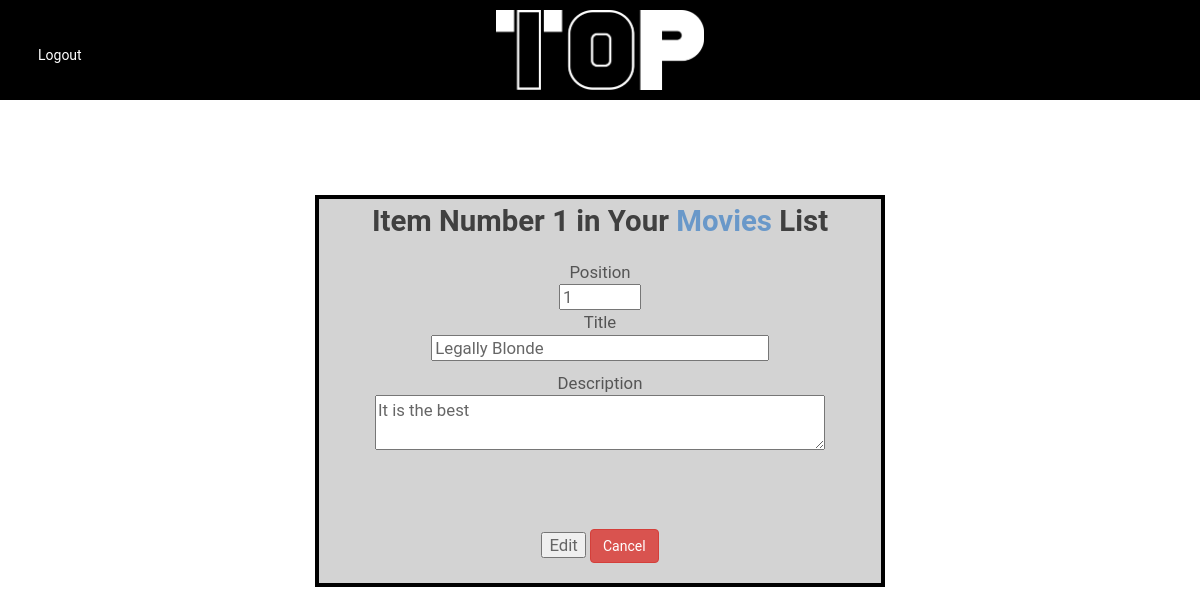
Screenshot of /top10/item/375/edit (signed in) with the database file from the repository.
### database_setup.py (models this page shows, shortened)
class Category(Base):
    __tablename__ = 'category'
    id = Column(Integer, primary_key=True)
    name = Column(String(250), nullable=False)
    url = Column(String(250), nullable=False)
    description = Column(String(500), nullable=True)
    public = Column(Boolean, nullable=False)
    user_account_id = Column(Integer, ForeignKey('user_account.id'), nullable=False)
    user_account = relationship(UserAccount)
    date_created = Column(DateTime, default=datetime.datetime.utcnow)

class ListItem(Base):
    __tablename__ = 'list_item'
    id = Column(Integer, primary_key=True)
    list_id = Column(Integer, ForeignKey('list.id'), nullable=False)
    list = relationship(List)
    position = Column(Integer, nullable=False)
    title = Column(String(250), nullable=False)
    description = Column(String(250), nullable=True)
    img_url = Column(String(250), nullable=True)

### application.py (the view, shortened to what this page needs)
@app.route('/top10/item/<string:listItem_id>/edit', methods=['GET', 'POST'])
def editListItem(listItem_id):
    if not login_session.get('logged_in'):
        return redirect(url_for('home'))
    try:
        editedListItem = session.query(ListItem).filter_by(id=listItem_id).one()
    except NoResultFound:
        abort(404)
    if login_session.get('user_id') != editedListItem.list.user_account_id:
        return redirect(url_for('showCategory',
                                category_url=editedListItem.list.category.url))
    if request.method == 'GET':
        return render_template('listItem_form.html',
                               list=editedListItem.list,
                               id=listItem_id,
                               position=editedListItem.position,
                               editing=True,
                               title=editedListItem.title,
                               description=editedListItem.description,
                               error="",
                               logged_in=login_session.get('logged_in'))

### templates/listItem_form.html (shortened to what this page needs)
{% extends 'base.html' %}
{% block content %}
<br>
<br>
<div class="column-group">
  <div class="all-25">
  </div>
  <div class="all-50 uploadbox">
    <h2>Item Number {{position}} in Your <a href="{{ url_for('showCategory', category_url=list.category.url) }}">{{list.category.name}}</a> List</h2>
    {% if editing %}
    <form action='{{ url_for('editListItem', listItem_id=id) }}' method='post'>
    {% else %}
    <form action='{{ url_for('newListItem', list_id=list.id) }}' method='post'>
    {% endif %}
      {% if editing %}
      <div>
        <div>Position</div>
        <input type='number' min="1" max="10" name='position' value="{{position}}"></input>
      </div>
      {% endif %}
      <div>
        <div>Title</div>
        <input class="titlestyle" type='text' name='title' value="{{title}}"></input>
      </div>
      <div>
        <div class="pad">Description</div>
        <textarea class="textbox" name='description'>{{description}}</textarea>
      </div>
      <br><br><div class="error">{{error}}</div><br>
      <div class="buttonheight">
        {% if editing %}
        <input type='submit' value="Edit">
        {% else %}
        <input class="btn btn-success" type='submit' value="Create">
        {% endif %}
        <a class="btn btn-danger error" href='{{ url_for('editTopTenList', list_id=list.id) }}'>Cancel</a>
      </div>
    </form>
  </div>
</div>
{% endblock %}

### static/styles.css (style rules this page uses)
html { height:100%; }
body { height: 100%; }
.error { color: red; }
h2 { padding-top: 5px; }
.textbox { width: 80%; }
.pad { padding-top: 10px; }
.buttonheight { padding-bottom: 20px; }
.titlestyle { width: 60%; }
.uploadbox { background-color: #D3D3D3; border: 4px solid black; text-align: center; }

### rows the page displays
Category: category.name "Movies"
ListItem: title "Legally Blonde", description "It is the best"

### other values shown
{{ position }} "1"
